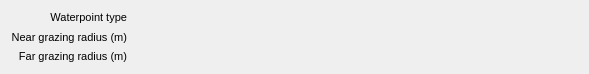
<?xml version="1.0" encoding="UTF-8"?>
<ui version="4.0">
 <class>Form</class>
 <widget class="QWidget" name="Form">
  <property name="geometry">
   <rect>
    <x>0</x>
    <y>0</y>
    <width>589</width>
    <height>74</height>
   </rect>
  </property>
  <property name="windowTitle">
   <string>Form</string>
  </property>
  <layout class="QVBoxLayout" name="verticalLayout">
   <item>
    <layout class="QGridLayout" name="gridLayout">
     <property name="sizeConstraint">
      <enum>QLayout::SetMaximumSize</enum>
     </property>
     <item row="5" column="1">
      <widget class="FormattedValue" name="farGrazingRadiusText">
       <property name="sizePolicy">
        <sizepolicy hsizetype="Expanding" vsizetype="Minimum">
         <horstretch>0</horstretch>
         <verstretch>0</verstretch>
        </sizepolicy>
       </property>
       <property name="font">
        <font>
         <pointsize>8</pointsize>
        </font>
       </property>
       <property name="text">
        <string/>
       </property>
      </widget>
     </item>
     <item row="5" column="0">
      <widget class="QLabel" name="farGrazingRadiusLabel">
       <property name="sizePolicy">
        <sizepolicy hsizetype="Minimum" vsizetype="Minimum">
         <horstretch>0</horstretch>
         <verstretch>0</verstretch>
        </sizepolicy>
       </property>
       <property name="font">
        <font>
         <pointsize>8</pointsize>
        </font>
       </property>
       <property name="text">
        <string notr="true">Far grazing radius (m)</string>
       </property>
       <property name="alignment">
        <set>Qt::AlignRight|Qt::AlignTrailing|Qt::AlignVCenter</set>
       </property>
      </widget>
     </item>
     <item row="3" column="1">
      <widget class="FormattedValue" name="waterpointTypeText">
       <property name="sizePolicy">
        <sizepolicy hsizetype="Expanding" vsizetype="Minimum">
         <horstretch>0</horstretch>
         <verstretch>0</verstretch>
        </sizepolicy>
       </property>
       <property name="font">
        <font>
         <pointsize>8</pointsize>
        </font>
       </property>
       <property name="text">
        <string/>
       </property>
      </widget>
     </item>
     <item row="3" column="0">
      <widget class="QLabel" name="waterpointTypeLabel">
       <property name="sizePolicy">
        <sizepolicy hsizetype="Minimum" vsizetype="Minimum">
         <horstretch>0</horstretch>
         <verstretch>0</verstretch>
        </sizepolicy>
       </property>
       <property name="font">
        <font>
         <pointsize>8</pointsize>
        </font>
       </property>
       <property name="text">
        <string notr="true">Waterpoint type</string>
       </property>
       <property name="alignment">
        <set>Qt::AlignRight|Qt::AlignTrailing|Qt::AlignVCenter</set>
       </property>
      </widget>
     </item>
     <item row="4" column="0">
      <widget class="QLabel" name="nearGrazingRadiusLabel">
       <property name="sizePolicy">
        <sizepolicy hsizetype="Minimum" vsizetype="Minimum">
         <horstretch>0</horstretch>
         <verstretch>0</verstretch>
        </sizepolicy>
       </property>
       <property name="font">
        <font>
         <pointsize>8</pointsize>
        </font>
       </property>
       <property name="text">
        <string notr="true">Near grazing radius (m)</string>
       </property>
       <property name="alignment">
        <set>Qt::AlignRight|Qt::AlignTrailing|Qt::AlignVCenter</set>
       </property>
      </widget>
     </item>
     <item row="4" column="1">
      <widget class="FormattedValue" name="nearGrazingRadiusText">
       <property name="sizePolicy">
        <sizepolicy hsizetype="Expanding" vsizetype="Minimum">
         <horstretch>0</horstretch>
         <verstretch>0</verstretch>
        </sizepolicy>
       </property>
       <property name="font">
        <font>
         <pointsize>8</pointsize>
        </font>
       </property>
       <property name="text">
        <string/>
       </property>
      </widget>
     </item>
    </layout>
   </item>
  </layout>
 </widget>
 <customwidgets>
  <customwidget>
   <class>FormattedValue</class>
   <extends>QLabel</extends>
   <header>mlapp/src/widgets/formatted_value</header>
  </customwidget>
 </customwidgets>
 <resources/>
 <connections/>
</ui>
